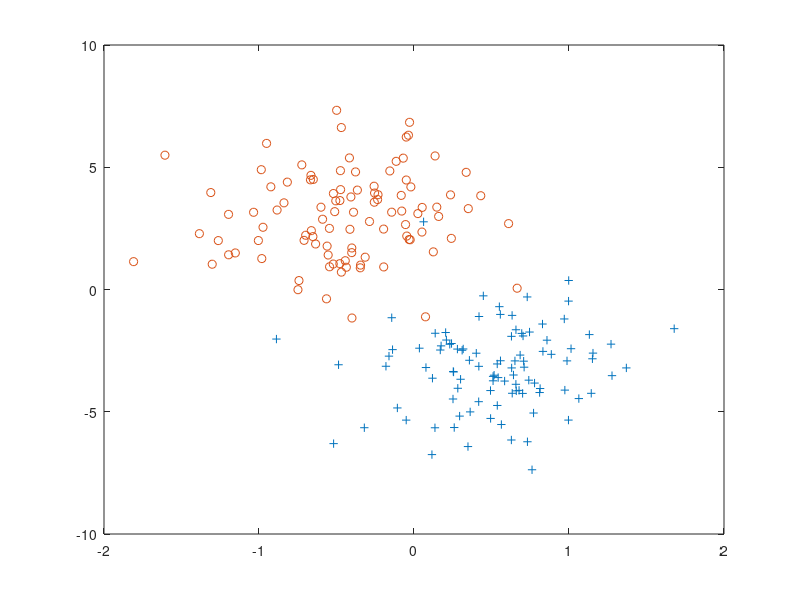

MATLAB code for this plot: (Note: this script raises an error after producing the figure.)
% Author: Rahul Choudhary & Sanchit Jalan

%------Generating artificial 2d two class dataset-------


n = 100;	%Number of samples in each class

% mu1 = [0.5 -3];
% sigma1 = [0.2 0; 0 3];

% obj1 = mvnrnd(mu1, sigma1, n);

% mu2 = [-0.5 3];
% sigma2 = [0.2 0; 0 3];

% obj2 = mvnrnd(mu2, sigma2, n);

% save('data_without_noise.mat', 'obj1', 'obj2');


load('data_without_noise.mat');
load('noise.mat');

whos('-file', 'data_without_noise.mat');
whos('-file', 'noise.mat');

plot(obj1(:, 1), obj1(:, 2), '+');
hold on;
plot(obj2(:, 1), obj2(:, 2), 'o');

X = [obj1; obj2; noise];
Y = [ones(n, 1); -ones(n, 1); Y_noise];

noise_size = size(Y_noise);
noise_level=noise_size(1)/n;
s=num2str(noise_level);

n = 100 + (noise_size(1)/2);


woptimal=[];
boptimal=[];

%--------Hinge loss SVM classifier---------

H = diag([0 1 1 zeros(1, 2*n)]);
gamma = 1;
f = [zeros(3, 1); gamma*ones(2*n, 1)];
Aeq = []
Beq = []
A = [-Y -X.*(Y*[1 1]) -eye(2*n)];
B = -ones(2*n, 1);
lb = [-inf*ones(3, 1); zeros(2*n, 1)];
% ub = [inf*ones(3 + 2*n, 1)];
ub = [inf*ones(2*n+3,1)];

[W, fval] = quadprog(H, f, A, B, Aeq, Beq, lb, ub);
b = W(1, :);
w = W(2:3, :);

woptimal =[woptimal,w];
boptimal=[boptimal,b];

disp(b);
disp(w);

disp('-w(1)/w(2) for C-SVM:');
disp(-(w(1)/w(2)));

disp('-b/w(2) for C-SVM:');
disp(-(b/w(2)));

%--------Plotting the optimal Hinge loss hyperplane--------

x = -2:0.1:2;
y1 = -(b + w(1)*x)/w(2);
y2 = -(1 + b + w(1)*x)/w(2);
y3 = -(b + w(1)*x - 1)/w(2);

% plot(x, y1);
% plot(x, y2);
% plot(x, y3);
hold on;

%-------Pinball loss SVM classifier--------

t = 0.5; %tau in pinball loss function
A_p = [-Y -X.*(Y*[1 1]) -eye(2*n); Y X.*(Y*[1 1]) -(1/t)*eye(2*n)];
B_p = [-ones(2*n, 1); ones(2*n, 1)];

[W_p, fval_p] = quadprog(H,f,A_p,B_p);
b_p = W_p(1, :);
w_p = W_p(2:3, :);

woptimal=[woptimal w_p];
boptimal=[boptimal b_p];

disp(b_p);
disp(w_p);

disp('-w(1)/w(2) for Pin-SVM:');
disp(-(w_p(1)/w_p(2)));

disp('-b/w(2) for Pin-SVM:');
disp(-(b_p/w_p(2)));

%--------Plotting the optimal Pinball loss hyperplane--------

y4 = -(b_p + w_p(1)*x)/w_p(2);
y5 = -(1 + b_p + w_p(1)*x)/w_p(2);
y6 = -(b_p + w_p(1)*x - 1)/w_p(2);

plot(x, y4,'.');
hold on;
plot(x, y5,'.');
hold on;
plot(x, y6,'.');
hold on;


% Insensitive(z) Pinball loss classifier

z = 0.2; %epsilum in insensitive zone
r=z/t;

A_in = [-Y -X.*(Y*[1 1]) -eye(2*n); Y X.*(Y*[1 1]) -(1/t)*eye(2*n)];
B_in = [-ones(2*n, 1)+z; ones(2*n, 1)+r];


[W_in, fval_in] = quadprog(H, f,A_in, B_in,Aeq,Beq,lb,ub);
b_in = W_in(1, :);
w_in = W_in(2:3, :);

disp(b_in);
disp(w_in);

disp('-w(1)/w(2) for Insensitive Pin-SVM:');
disp(-(w_in(1)/w_in(2)));

disp('-b/w(2) for Insensitive Pin-SVM:');
disp(-(b_in/w_in(2)));


%--------Plotting the optimal Pinball loss hyperplane--------

y7 = -(b_in + w_in(1)*x)/w_in(2);
y8 = -(1 + b_in + w_in(1)*x)/w_in(2);
y9 = -(b_in + w_in(1)*x - 1)/w_in(2);

plot(x, y7,'*','MarkerIndices',1:1:length(y7));
hold on;
plot(x, y8,'*','MarkerIndices',1:1:length(y8));
hold on;
plot(x, y9,'*','MarkerIndices',1:1:length(y9));
hold off;




le=["Parameter ", "        PIN_SVM .  ", "       Hinge_Loss_SVM.  ", "   Noise_level     "," Tau(t)   "];


pp=[10 20 30];
b_parameter=strings(0);
b_parameter(end+1)='b';
b_parameter(end+1)=num2str(boptimal(2));
b_parameter(end+1)=num2str(boptimal(1));
b_parameter(end+1)=s;
b_parameter(end+1)=num2str(t);

w_parameter=strings(0);
w_parameter(end+1)="w";
str=strcat("(",num2str(woptimal(2,1:1)));str=strcat(str," ");str=strcat(str,num2str(woptimal(2,2:2)));str=strcat(str,")");
w_parameter(end+1)=str;
str=strcat("(",num2str(woptimal(1,1:1)));str=strcat(str," ");str=strcat(str,num2str(woptimal(1,2:2)));str=strcat(str,")");
w_parameter(end+1)=str;
w_parameter(end+1)=s;
w_parameter(end+1)=num2str(t);

slope=strings(0);
slope(end+1)='-w(1)/(w(2))';
slope(end+1)=num2str(-(w_p(1)/w_p(2)));
slope(end+1)=num2str(-(w(1)/w(2)));
slope(end+1)=s;
slope(end+1)=num2str(t);


b_const=strings(0);
b_const(end+1)='-b/(w(2))';
b_const(end+1)=num2str(-(b_p/w_p(2)));
b_const(end+1)=num2str(-(b/w(2)));
b_const(end+1)=s;
b_const(end+1)=num2str(t);



% Useful code.
% fid = fopen('lol.csv', 'w') ;
% fprintf(fid, '%s;', le{1,1:end-1}) ;
% fprintf(fid, '%s\n', le{1,end}) ;
% fclose(fid) ;

% fid = fopen('lol.csv', 'a') ;
% fprintf(fid, '%s;', b_parameter{1,1:end-1}) ;
% fprintf(fid, '%s\n', b_parameter{1,end}) ;
% fclose(fid) ;
% 
% fid = fopen('lol.csv', 'a') ;
% fprintf(fid, '%s;', w_parameter{1,1:end-1}) ;
% fprintf(fid, '%s\n', w_parameter{1,end}) ;
% fclose(fid) ;
% 
% fid = fopen('lol.csv', 'a') ;
% fprintf(fid, '%s;', slope{1,1:end-1}) ;
% fprintf(fid, '%s\n', slope{1,end}) ;
% fclose(fid) ;
% 
% fid = fopen('lol.csv', 'a') ;
% fprintf(fid, '%s;', b_const{1,1:end-1}) ;
% fprintf(fid, '%s\n', b_const{1,end}) ;
% fclose(fid) ;

%dlmwrite('lol.csv',str(1,:),'-append');

%